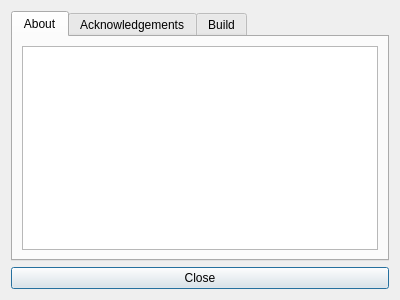
<?xml version="1.0" encoding="UTF-8"?>
<ui version="4.0">
 <class>Dialog</class>
 <widget class="QDialog" name="Dialog">
  <property name="geometry">
   <rect>
    <x>0</x>
    <y>0</y>
    <width>400</width>
    <height>300</height>
   </rect>
  </property>
  <property name="windowTitle">
   <string>About</string>
  </property>
  <layout class="QVBoxLayout" name="verticalLayout">
   <item>
    <widget class="QTabWidget" name="tabWidget">
     <property name="currentIndex">
      <number>0</number>
     </property>
     <widget class="QWidget" name="tab">
      <attribute name="title">
       <string>About</string>
      </attribute>
      <layout class="QVBoxLayout" name="verticalLayout_2">
       <item>
        <widget class="QTextBrowser" name="aboutBrowser">
         <property name="html">
          <string>&lt;!DOCTYPE HTML PUBLIC &quot;-//W3C//DTD HTML 4.0//EN&quot; &quot;http://www.w3.org/TR/REC-html40/strict.dtd&quot;&gt;
&lt;html&gt;&lt;head&gt;&lt;meta name=&quot;qrichtext&quot; content=&quot;1&quot; /&gt;&lt;style type=&quot;text/css&quot;&gt;
p, li { white-space: pre-wrap; }
&lt;/style&gt;&lt;/head&gt;&lt;body style=&quot; font-family:'Ubuntu'; font-size:11pt; font-weight:400; font-style:normal;&quot;&gt;
&lt;p style=&quot;-qt-paragraph-type:empty; margin-top:0px; margin-bottom:0px; margin-left:0px; margin-right:0px; -qt-block-indent:0; text-indent:0px;&quot;&gt;&lt;br /&gt;&lt;/p&gt;
&lt;p style=&quot;-qt-paragraph-type:empty; margin-top:0px; margin-bottom:0px; margin-left:0px; margin-right:0px; -qt-block-indent:0; text-indent:0px;&quot;&gt;&lt;br /&gt;&lt;/p&gt;&lt;/body&gt;&lt;/html&gt;</string>
         </property>
        </widget>
       </item>
      </layout>
     </widget>
     <widget class="QWidget" name="tab_2">
      <attribute name="title">
       <string>Acknowledgements</string>
      </attribute>
      <layout class="QVBoxLayout" name="verticalLayout_3">
       <item>
        <widget class="QTextBrowser" name="ackBrowser"/>
       </item>
      </layout>
     </widget>
     <widget class="QWidget" name="tab_3">
      <attribute name="title">
       <string>Build</string>
      </attribute>
      <layout class="QVBoxLayout" name="verticalLayout_4">
       <item>
        <widget class="QTextBrowser" name="buildBrowser"/>
       </item>
      </layout>
     </widget>
    </widget>
   </item>
   <item>
    <widget class="QPushButton" name="closeButton">
     <property name="text">
      <string>Close</string>
     </property>
    </widget>
   </item>
  </layout>
 </widget>
 <resources/>
 <connections/>
</ui>
